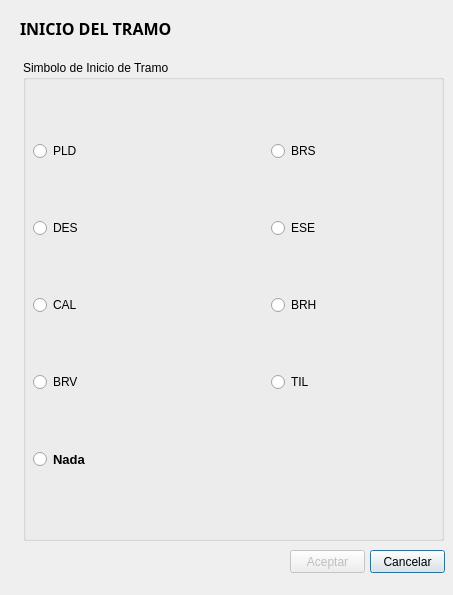
<?xml version="1.0" encoding="UTF-8"?>
<ui version="4.0">
 <class>TramosActionBase</class>
 <widget class="QDialog" name="TramosActionBase">
  <property name="geometry">
   <rect>
    <x>0</x>
    <y>0</y>
    <width>453</width>
    <height>595</height>
   </rect>
  </property>
  <property name="windowTitle">
   <string>Digitalización de la Red de Cloacas</string>
  </property>
  <property name="modal">
   <bool>true</bool>
  </property>
  <widget class="QLabel" name="label">
   <property name="geometry">
    <rect>
     <x>20</x>
     <y>20</y>
     <width>171</width>
     <height>16</height>
    </rect>
   </property>
   <property name="font">
    <font>
     <family>Bell MT</family>
     <pointsize>12</pointsize>
     <weight>75</weight>
     <italic>false</italic>
     <bold>true</bold>
    </font>
   </property>
   <property name="text">
    <string>INICIO DEL TRAMO</string>
   </property>
   <property name="textFormat">
    <enum>Qt::AutoText</enum>
   </property>
  </widget>
  <widget class="QGroupBox" name="groupBox">
   <property name="geometry">
    <rect>
     <x>23</x>
     <y>60</y>
     <width>421</width>
     <height>481</height>
    </rect>
   </property>
   <property name="sizePolicy">
    <sizepolicy hsizetype="Fixed" vsizetype="Fixed">
     <horstretch>0</horstretch>
     <verstretch>0</verstretch>
    </sizepolicy>
   </property>
   <property name="title">
    <string>Simbolo de Inicio de Tramo</string>
   </property>
   <widget class="QWidget" name="gridLayoutWidget">
    <property name="geometry">
     <rect>
      <x>10</x>
      <y>30</y>
      <width>400</width>
      <height>431</height>
     </rect>
    </property>
    <layout class="QGridLayout" name="gridLayout">
     <property name="sizeConstraint">
      <enum>QLayout::SetDefaultConstraint</enum>
     </property>
     <item row="1" column="4">
      <widget class="QLabel" name="ese_inicio">
       <property name="sizePolicy">
        <sizepolicy hsizetype="Fixed" vsizetype="Fixed">
         <horstretch>0</horstretch>
         <verstretch>0</verstretch>
        </sizepolicy>
       </property>
       <property name="maximumSize">
        <size>
         <width>70</width>
         <height>70</height>
        </size>
       </property>
       <property name="text">
        <string/>
       </property>
       <property name="scaledContents">
        <bool>true</bool>
       </property>
      </widget>
     </item>
     <item row="2" column="2">
      <spacer name="horizontalSpacer_5">
       <property name="orientation">
        <enum>Qt::Horizontal</enum>
       </property>
       <property name="sizeType">
        <enum>QSizePolicy::Fixed</enum>
       </property>
       <property name="sizeHint" stdset="0">
        <size>
         <width>70</width>
         <height>20</height>
        </size>
       </property>
      </spacer>
     </item>
     <item row="2" column="3">
      <widget class="QRadioButton" name="rb_inicio_brh">
       <property name="text">
        <string>BRH</string>
       </property>
      </widget>
     </item>
     <item row="0" column="2">
      <spacer name="horizontalSpacer">
       <property name="orientation">
        <enum>Qt::Horizontal</enum>
       </property>
       <property name="sizeType">
        <enum>QSizePolicy::Fixed</enum>
       </property>
       <property name="sizeHint" stdset="0">
        <size>
         <width>70</width>
         <height>20</height>
        </size>
       </property>
      </spacer>
     </item>
     <item row="1" column="3">
      <widget class="QRadioButton" name="rb_inicio_ese">
       <property name="text">
        <string>ESE</string>
       </property>
      </widget>
     </item>
     <item row="2" column="4">
      <widget class="QLabel" name="brh_inicio">
       <property name="sizePolicy">
        <sizepolicy hsizetype="Fixed" vsizetype="Fixed">
         <horstretch>0</horstretch>
         <verstretch>0</verstretch>
        </sizepolicy>
       </property>
       <property name="maximumSize">
        <size>
         <width>70</width>
         <height>70</height>
        </size>
       </property>
       <property name="text">
        <string/>
       </property>
       <property name="scaledContents">
        <bool>true</bool>
       </property>
      </widget>
     </item>
     <item row="2" column="1">
      <widget class="QLabel" name="cal_inicio">
       <property name="sizePolicy">
        <sizepolicy hsizetype="Fixed" vsizetype="Fixed">
         <horstretch>0</horstretch>
         <verstretch>0</verstretch>
        </sizepolicy>
       </property>
       <property name="maximumSize">
        <size>
         <width>70</width>
         <height>70</height>
        </size>
       </property>
       <property name="text">
        <string/>
       </property>
       <property name="scaledContents">
        <bool>true</bool>
       </property>
      </widget>
     </item>
     <item row="1" column="1">
      <widget class="QLabel" name="des_inicio">
       <property name="sizePolicy">
        <sizepolicy hsizetype="Fixed" vsizetype="Fixed">
         <horstretch>0</horstretch>
         <verstretch>0</verstretch>
        </sizepolicy>
       </property>
       <property name="maximumSize">
        <size>
         <width>70</width>
         <height>70</height>
        </size>
       </property>
       <property name="text">
        <string/>
       </property>
       <property name="scaledContents">
        <bool>true</bool>
       </property>
      </widget>
     </item>
     <item row="1" column="2">
      <spacer name="horizontalSpacer_4">
       <property name="orientation">
        <enum>Qt::Horizontal</enum>
       </property>
       <property name="sizeType">
        <enum>QSizePolicy::Fixed</enum>
       </property>
       <property name="sizeHint" stdset="0">
        <size>
         <width>70</width>
         <height>20</height>
        </size>
       </property>
      </spacer>
     </item>
     <item row="0" column="4">
      <widget class="QLabel" name="brs_inicio">
       <property name="sizePolicy">
        <sizepolicy hsizetype="Fixed" vsizetype="Fixed">
         <horstretch>0</horstretch>
         <verstretch>0</verstretch>
        </sizepolicy>
       </property>
       <property name="maximumSize">
        <size>
         <width>70</width>
         <height>70</height>
        </size>
       </property>
       <property name="text">
        <string/>
       </property>
       <property name="scaledContents">
        <bool>true</bool>
       </property>
      </widget>
     </item>
     <item row="0" column="3">
      <widget class="QRadioButton" name="rb_inicio_brs">
       <property name="text">
        <string>BRS</string>
       </property>
      </widget>
     </item>
     <item row="0" column="1">
      <widget class="QLabel" name="pld_inicio">
       <property name="sizePolicy">
        <sizepolicy hsizetype="Fixed" vsizetype="Fixed">
         <horstretch>0</horstretch>
         <verstretch>0</verstretch>
        </sizepolicy>
       </property>
       <property name="maximumSize">
        <size>
         <width>70</width>
         <height>70</height>
        </size>
       </property>
       <property name="text">
        <string/>
       </property>
       <property name="scaledContents">
        <bool>true</bool>
       </property>
      </widget>
     </item>
     <item row="1" column="0">
      <widget class="QRadioButton" name="rb_inicio_des">
       <property name="enabled">
        <bool>true</bool>
       </property>
       <property name="sizePolicy">
        <sizepolicy hsizetype="Fixed" vsizetype="Fixed">
         <horstretch>0</horstretch>
         <verstretch>0</verstretch>
        </sizepolicy>
       </property>
       <property name="maximumSize">
        <size>
         <width>100</width>
         <height>50</height>
        </size>
       </property>
       <property name="text">
        <string>DES</string>
       </property>
      </widget>
     </item>
     <item row="3" column="3">
      <widget class="QRadioButton" name="rb_inicio_til">
       <property name="text">
        <string>TIL</string>
       </property>
      </widget>
     </item>
     <item row="2" column="0">
      <widget class="QRadioButton" name="rb_inicio_cal">
       <property name="sizePolicy">
        <sizepolicy hsizetype="Fixed" vsizetype="Fixed">
         <horstretch>0</horstretch>
         <verstretch>0</verstretch>
        </sizepolicy>
       </property>
       <property name="maximumSize">
        <size>
         <width>100</width>
         <height>50</height>
        </size>
       </property>
       <property name="text">
        <string>CAL</string>
       </property>
      </widget>
     </item>
     <item row="3" column="0">
      <widget class="QRadioButton" name="rb_inicio_brv">
       <property name="sizePolicy">
        <sizepolicy hsizetype="Fixed" vsizetype="Fixed">
         <horstretch>0</horstretch>
         <verstretch>0</verstretch>
        </sizepolicy>
       </property>
       <property name="maximumSize">
        <size>
         <width>100</width>
         <height>50</height>
        </size>
       </property>
       <property name="text">
        <string>BRV</string>
       </property>
      </widget>
     </item>
     <item row="3" column="1">
      <widget class="QLabel" name="brv_inicio">
       <property name="sizePolicy">
        <sizepolicy hsizetype="Fixed" vsizetype="Fixed">
         <horstretch>0</horstretch>
         <verstretch>0</verstretch>
        </sizepolicy>
       </property>
       <property name="maximumSize">
        <size>
         <width>70</width>
         <height>70</height>
        </size>
       </property>
       <property name="text">
        <string/>
       </property>
       <property name="scaledContents">
        <bool>true</bool>
       </property>
      </widget>
     </item>
     <item row="3" column="2">
      <spacer name="horizontalSpacer_6">
       <property name="orientation">
        <enum>Qt::Horizontal</enum>
       </property>
       <property name="sizeType">
        <enum>QSizePolicy::Fixed</enum>
       </property>
       <property name="sizeHint" stdset="0">
        <size>
         <width>70</width>
         <height>20</height>
        </size>
       </property>
      </spacer>
     </item>
     <item row="3" column="4">
      <widget class="QLabel" name="til_inicio">
       <property name="sizePolicy">
        <sizepolicy hsizetype="Fixed" vsizetype="Fixed">
         <horstretch>0</horstretch>
         <verstretch>0</verstretch>
        </sizepolicy>
       </property>
       <property name="maximumSize">
        <size>
         <width>70</width>
         <height>70</height>
        </size>
       </property>
       <property name="text">
        <string/>
       </property>
       <property name="scaledContents">
        <bool>true</bool>
       </property>
      </widget>
     </item>
     <item row="0" column="0">
      <widget class="QRadioButton" name="rb_inicio_pld">
       <property name="sizePolicy">
        <sizepolicy hsizetype="Fixed" vsizetype="Fixed">
         <horstretch>0</horstretch>
         <verstretch>0</verstretch>
        </sizepolicy>
       </property>
       <property name="maximumSize">
        <size>
         <width>100</width>
         <height>50</height>
        </size>
       </property>
       <property name="text">
        <string>PLD</string>
       </property>
      </widget>
     </item>
     <item row="4" column="0">
      <widget class="QRadioButton" name="rb_inicio_nada">
       <property name="font">
        <font>
         <pointsize>10</pointsize>
         <weight>75</weight>
         <bold>true</bold>
        </font>
       </property>
       <property name="text">
        <string>Nada</string>
       </property>
      </widget>
     </item>
    </layout>
   </widget>
  </widget>
  <widget class="QPushButton" name="cancel">
   <property name="geometry">
    <rect>
     <x>370</x>
     <y>550</y>
     <width>75</width>
     <height>23</height>
    </rect>
   </property>
   <property name="text">
    <string>Cancelar</string>
   </property>
  </widget>
  <widget class="QPushButton" name="ok">
   <property name="enabled">
    <bool>false</bool>
   </property>
   <property name="geometry">
    <rect>
     <x>290</x>
     <y>550</y>
     <width>75</width>
     <height>23</height>
    </rect>
   </property>
   <property name="text">
    <string>Aceptar</string>
   </property>
  </widget>
 </widget>
 <tabstops>
  <tabstop>rb_inicio_pld</tabstop>
  <tabstop>rb_inicio_des</tabstop>
  <tabstop>rb_inicio_cal</tabstop>
  <tabstop>rb_inicio_brv</tabstop>
  <tabstop>rb_inicio_brs</tabstop>
  <tabstop>rb_inicio_ese</tabstop>
  <tabstop>rb_inicio_brh</tabstop>
  <tabstop>rb_inicio_til</tabstop>
  <tabstop>ok</tabstop>
  <tabstop>cancel</tabstop>
 </tabstops>
 <resources/>
 <connections>
  <connection>
   <sender>ok</sender>
   <signal>clicked()</signal>
   <receiver>TramosActionBase</receiver>
   <slot>accept()</slot>
   <hints>
    <hint type="sourcelabel">
     <x>327</x>
     <y>481</y>
    </hint>
    <hint type="destinationlabel">
     <x>226</x>
     <y>247</y>
    </hint>
   </hints>
  </connection>
  <connection>
   <sender>cancel</sender>
   <signal>clicked()</signal>
   <receiver>TramosActionBase</receiver>
   <slot>reject()</slot>
   <hints>
    <hint type="sourcelabel">
     <x>407</x>
     <y>481</y>
    </hint>
    <hint type="destinationlabel">
     <x>226</x>
     <y>247</y>
    </hint>
   </hints>
  </connection>
 </connections>
</ui>
